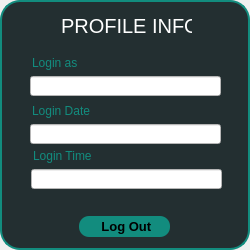
<?xml version="1.0" encoding="UTF-8"?>
<ui version="4.0">
 <class>Form</class>
 <widget class="QWidget" name="Form">
  <property name="geometry">
   <rect>
    <x>0</x>
    <y>0</y>
    <width>250</width>
    <height>250</height>
   </rect>
  </property>
  <property name="windowTitle">
   <string>Form</string>
  </property>
  <layout class="QHBoxLayout" name="horizontalLayout">
   <property name="spacing">
    <number>0</number>
   </property>
   <property name="leftMargin">
    <number>0</number>
   </property>
   <property name="topMargin">
    <number>0</number>
   </property>
   <property name="rightMargin">
    <number>0</number>
   </property>
   <property name="bottomMargin">
    <number>0</number>
   </property>
   <item>
    <widget class="QFrame" name="frame">
     <property name="font">
      <font>
       <pointsize>11</pointsize>
       <bold>true</bold>
      </font>
     </property>
     <property name="styleSheet">
      <string notr="true">QFrame{
background-color: rgb(35, 47, 49);
border:2px solid rgb(18, 140, 126);
border-radius:20px;
}</string>
     </property>
     <property name="frameShape">
      <enum>QFrame::Shape::StyledPanel</enum>
     </property>
     <property name="frameShadow">
      <enum>QFrame::Shadow::Raised</enum>
     </property>
     <widget class="QLabel" name="label">
      <property name="geometry">
       <rect>
        <x>61</x>
        <y>10</y>
        <width>131</width>
        <height>31</height>
       </rect>
      </property>
      <property name="font">
       <font>
        <pointsize>15</pointsize>
       </font>
      </property>
      <property name="styleSheet">
       <string notr="true">QLabel{
	color: rgb(255, 255, 255);
border:none;
}</string>
      </property>
      <property name="text">
       <string>PROFILE INFO</string>
      </property>
     </widget>
     <widget class="QLineEdit" name="lineEdit">
      <property name="geometry">
       <rect>
        <x>30</x>
        <y>76</y>
        <width>191</width>
        <height>20</height>
       </rect>
      </property>
      <property name="font">
       <font>
        <pointsize>11</pointsize>
        <bold>true</bold>
       </font>
      </property>
      <property name="styleSheet">
       <string notr="true">QLineEdit{
background-color: rgb(255, 255, 255);
border-bottom:3px solid rgb(0, 170, 0);
}

</string>
      </property>
      <property name="readOnly">
       <bool>true</bool>
      </property>
     </widget>
     <widget class="QLabel" name="email_heading_3">
      <property name="geometry">
       <rect>
        <x>32</x>
        <y>55</y>
        <width>61</width>
        <height>16</height>
       </rect>
      </property>
      <property name="styleSheet">
       <string notr="true">color:rgb(18, 140, 126);
border:none;
</string>
      </property>
      <property name="text">
       <string>Login as</string>
      </property>
     </widget>
     <widget class="QPushButton" name="loginbutton_2">
      <property name="geometry">
       <rect>
        <x>79</x>
        <y>216</y>
        <width>91</width>
        <height>21</height>
       </rect>
      </property>
      <property name="font">
       <font>
        <pointsize>10</pointsize>
        <bold>true</bold>
       </font>
      </property>
      <property name="styleSheet">
       <string notr="true">QPushButton
{
background-color:rgb(18, 140, 126);
border-radius:10px;
}
QPushButton:hover
{
border:1px solid rgb(18, 140, 126);
background-color:rgb(35, 47, 49);
	color: rgb(255, 255, 255);
}</string>
      </property>
      <property name="text">
       <string> Log Out</string>
      </property>
      <property name="iconSize">
       <size>
        <width>15</width>
        <height>15</height>
       </size>
      </property>
      <property name="checkable">
       <bool>true</bool>
      </property>
     </widget>
     <widget class="QLineEdit" name="lineEdit_2">
      <property name="geometry">
       <rect>
        <x>30</x>
        <y>124</y>
        <width>191</width>
        <height>20</height>
       </rect>
      </property>
      <property name="font">
       <font>
        <pointsize>11</pointsize>
        <bold>true</bold>
       </font>
      </property>
      <property name="styleSheet">
       <string notr="true">QLineEdit{
background-color: rgb(255, 255, 255);
border-bottom:3px solid rgb(0, 170, 0);
}

</string>
      </property>
      <property name="readOnly">
       <bool>true</bool>
      </property>
     </widget>
     <widget class="QLabel" name="email_heading_4">
      <property name="geometry">
       <rect>
        <x>32</x>
        <y>103</y>
        <width>61</width>
        <height>16</height>
       </rect>
      </property>
      <property name="styleSheet">
       <string notr="true">color:rgb(18, 140, 126);
border:none;
</string>
      </property>
      <property name="text">
       <string>Login Date</string>
      </property>
     </widget>
     <widget class="QLabel" name="email_heading_5">
      <property name="geometry">
       <rect>
        <x>33</x>
        <y>148</y>
        <width>61</width>
        <height>16</height>
       </rect>
      </property>
      <property name="styleSheet">
       <string notr="true">color:rgb(18, 140, 126);
border:none;
</string>
      </property>
      <property name="text">
       <string>Login Time</string>
      </property>
     </widget>
     <widget class="QLineEdit" name="lineEdit_3">
      <property name="geometry">
       <rect>
        <x>31</x>
        <y>169</y>
        <width>191</width>
        <height>20</height>
       </rect>
      </property>
      <property name="font">
       <font>
        <pointsize>11</pointsize>
        <bold>true</bold>
       </font>
      </property>
      <property name="styleSheet">
       <string notr="true">QLineEdit{
background-color: rgb(255, 255, 255);
border-bottom:3px solid rgb(0, 170, 0);
}

</string>
      </property>
      <property name="readOnly">
       <bool>true</bool>
      </property>
     </widget>
    </widget>
   </item>
  </layout>
 </widget>
 <resources/>
 <connections/>
</ui>
